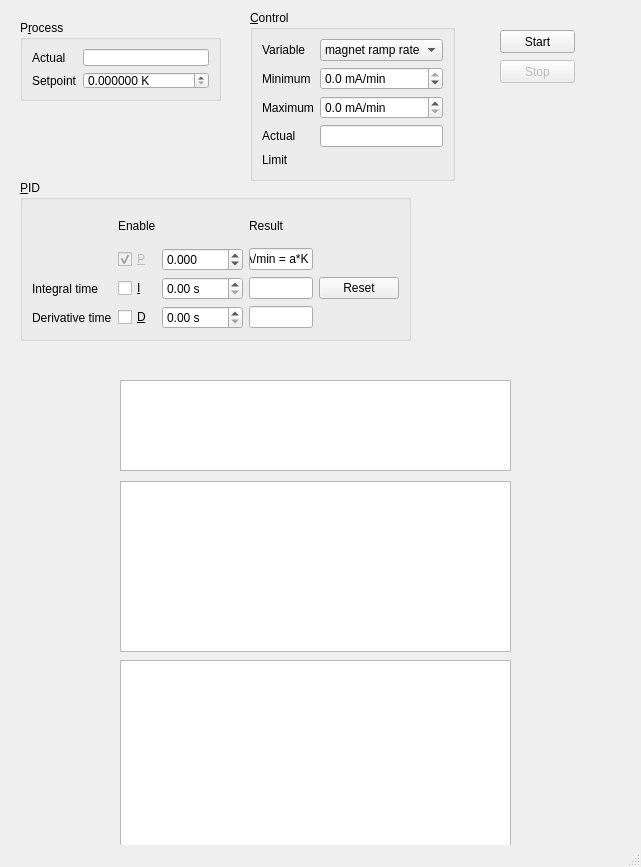
<?xml version="1.0" encoding="UTF-8"?>
<ui version="4.0">
 <class>MainWindow</class>
 <widget class="QMainWindow" name="MainWindow">
  <property name="geometry">
   <rect>
    <x>0</x>
    <y>0</y>
    <width>641</width>
    <height>867</height>
   </rect>
  </property>
  <property name="windowTitle">
   <string>PID Heater</string>
  </property>
  <widget class="QWidget" name="centralwidget">
   <widget class="QGroupBox" name="groupBox">
    <property name="geometry">
     <rect>
      <x>20</x>
      <y>180</y>
      <width>391</width>
      <height>161</height>
     </rect>
    </property>
    <property name="title">
     <string>&amp;PID</string>
    </property>
    <layout class="QHBoxLayout" name="horizontalLayout_3">
     <item>
      <layout class="QGridLayout" name="gridLayout_3">
       <item row="3" column="3">
        <widget class="FloatIndicator" name="dIndicator"/>
       </item>
       <item row="2" column="3">
        <widget class="FloatIndicator" name="iIndicator"/>
       </item>
       <item row="1" column="3">
        <widget class="FloatIndicator" name="totalIndicator">
         <property name="text">
          <string>mA/min = a*K</string>
         </property>
        </widget>
       </item>
       <item row="0" column="1">
        <widget class="QLabel" name="label_3">
         <property name="text">
          <string>Enable</string>
         </property>
        </widget>
       </item>
       <item row="0" column="3">
        <widget class="QLabel" name="label_4">
         <property name="text">
          <string>Result</string>
         </property>
        </widget>
       </item>
       <item row="1" column="2">
        <widget class="SilentDoubleSpinBox" name="pSb">
         <property name="accelerated">
          <bool>true</bool>
         </property>
         <property name="keyboardTracking">
          <bool>false</bool>
         </property>
         <property name="decimals">
          <number>3</number>
         </property>
         <property name="minimum">
          <double>-1000.000000000000000</double>
         </property>
         <property name="maximum">
          <double>1000.000000000000000</double>
         </property>
         <property name="singleStep">
          <double>0.001000000000000</double>
         </property>
        </widget>
       </item>
       <item row="2" column="1">
        <widget class="QCheckBox" name="iCb">
         <property name="text">
          <string>&amp;I</string>
         </property>
        </widget>
       </item>
       <item row="1" column="1">
        <widget class="QCheckBox" name="pCb">
         <property name="enabled">
          <bool>false</bool>
         </property>
         <property name="text">
          <string>&amp;P</string>
         </property>
         <property name="checkable">
          <bool>true</bool>
         </property>
         <property name="checked">
          <bool>true</bool>
         </property>
        </widget>
       </item>
       <item row="2" column="4">
        <widget class="QPushButton" name="iResetPb">
         <property name="text">
          <string>Reset</string>
         </property>
        </widget>
       </item>
       <item row="3" column="2">
        <widget class="QDoubleSpinBox" name="dSb">
         <property name="accelerated">
          <bool>true</bool>
         </property>
         <property name="keyboardTracking">
          <bool>false</bool>
         </property>
         <property name="suffix">
          <string> s</string>
         </property>
         <property name="decimals">
          <number>2</number>
         </property>
         <property name="maximum">
          <double>1000.000000000000000</double>
         </property>
         <property name="singleStep">
          <double>0.010000000000000</double>
         </property>
        </widget>
       </item>
       <item row="3" column="1">
        <widget class="QCheckBox" name="dCb">
         <property name="text">
          <string>&amp;D</string>
         </property>
        </widget>
       </item>
       <item row="2" column="2">
        <widget class="QDoubleSpinBox" name="iSb">
         <property name="accelerated">
          <bool>true</bool>
         </property>
         <property name="keyboardTracking">
          <bool>false</bool>
         </property>
         <property name="suffix">
          <string> s</string>
         </property>
         <property name="decimals">
          <number>2</number>
         </property>
         <property name="maximum">
          <double>1000.000000000000000</double>
         </property>
         <property name="singleStep">
          <double>0.010000000000000</double>
         </property>
        </widget>
       </item>
       <item row="2" column="0">
        <widget class="QLabel" name="label_5">
         <property name="text">
          <string>Integral time</string>
         </property>
        </widget>
       </item>
       <item row="3" column="0">
        <widget class="QLabel" name="label_11">
         <property name="text">
          <string>Derivative time</string>
         </property>
        </widget>
       </item>
      </layout>
     </item>
    </layout>
   </widget>
   <widget class="PlotWidget" name="pidPlot">
    <property name="geometry">
     <rect>
      <x>120</x>
      <y>481</y>
      <width>391</width>
      <height>171</height>
     </rect>
    </property>
   </widget>
   <widget class="PlotWidget" name="pvPlot">
    <property name="geometry">
     <rect>
      <x>120</x>
      <y>660</y>
      <width>391</width>
      <height>192</height>
     </rect>
    </property>
   </widget>
   <widget class="QPushButton" name="startPb">
    <property name="geometry">
     <rect>
      <x>500</x>
      <y>30</y>
      <width>75</width>
      <height>23</height>
     </rect>
    </property>
    <property name="text">
     <string>Start</string>
    </property>
   </widget>
   <widget class="QPushButton" name="stopPb">
    <property name="enabled">
     <bool>false</bool>
    </property>
    <property name="geometry">
     <rect>
      <x>500</x>
      <y>60</y>
      <width>75</width>
      <height>23</height>
     </rect>
    </property>
    <property name="text">
     <string>Stop</string>
    </property>
   </widget>
   <widget class="PlotWidget" name="errorPlot">
    <property name="geometry">
     <rect>
      <x>120</x>
      <y>380</y>
      <width>391</width>
      <height>91</height>
     </rect>
    </property>
   </widget>
   <widget class="QGroupBox" name="groupBox_2">
    <property name="geometry">
     <rect>
      <x>20</x>
      <y>20</y>
      <width>201</width>
      <height>81</height>
     </rect>
    </property>
    <property name="title">
     <string>P&amp;rocess</string>
    </property>
    <layout class="QHBoxLayout" name="horizontalLayout">
     <item>
      <layout class="QFormLayout" name="formLayout">
       <item row="0" column="0">
        <widget class="QLabel" name="label_2">
         <property name="text">
          <string>Actual</string>
         </property>
        </widget>
       </item>
       <item row="0" column="1">
        <widget class="TemperatureIndicator" name="pvIndicator"/>
       </item>
       <item row="1" column="0">
        <widget class="QLabel" name="label">
         <property name="text">
          <string>Setpoint</string>
         </property>
         <property name="buddy">
          <cstring>setpointSb</cstring>
         </property>
        </widget>
       </item>
       <item row="1" column="1">
        <widget class="ScientificDoubleSpinBox" name="setpointSb">
         <property name="accelerated">
          <bool>true</bool>
         </property>
         <property name="keyboardTracking">
          <bool>false</bool>
         </property>
         <property name="suffix">
          <string> K</string>
         </property>
         <property name="decimals">
          <number>6</number>
         </property>
         <property name="maximum">
          <double>10.000000000000000</double>
         </property>
         <property name="singleStep">
          <double>0.000001000000000</double>
         </property>
         <property name="value">
          <double>0.000000000000000</double>
         </property>
        </widget>
       </item>
      </layout>
     </item>
    </layout>
   </widget>
   <widget class="QGroupBox" name="groupBox_3">
    <property name="geometry">
     <rect>
      <x>250</x>
      <y>10</y>
      <width>205</width>
      <height>171</height>
     </rect>
    </property>
    <property name="title">
     <string>&amp;Control</string>
    </property>
    <layout class="QHBoxLayout" name="horizontalLayout_2">
     <item>
      <layout class="QFormLayout" name="formLayout_2">
       <item row="0" column="0">
        <widget class="QLabel" name="label_7">
         <property name="text">
          <string>Variable</string>
         </property>
        </widget>
       </item>
       <item row="0" column="1">
        <widget class="QComboBox" name="controlVariableCombo">
         <item>
          <property name="text">
           <string>magnet ramp rate</string>
          </property>
         </item>
        </widget>
       </item>
       <item row="1" column="0">
        <widget class="QLabel" name="label_6">
         <property name="text">
          <string>Minimum</string>
         </property>
        </widget>
       </item>
       <item row="1" column="1">
        <widget class="NonSIDoubleSpinBox" name="controlMinSb">
         <property name="accelerated">
          <bool>true</bool>
         </property>
         <property name="keyboardTracking">
          <bool>false</bool>
         </property>
         <property name="suffix">
          <string> mA/min</string>
         </property>
         <property name="decimals">
          <number>1</number>
         </property>
         <property name="minimum">
          <double>-100.000000000000000</double>
         </property>
         <property name="maximum">
          <double>0.000000000000000</double>
         </property>
         <property name="singleStep">
          <double>0.100000000000000</double>
         </property>
        </widget>
       </item>
       <item row="2" column="0">
        <widget class="QLabel" name="label_8">
         <property name="text">
          <string>Maximum</string>
         </property>
        </widget>
       </item>
       <item row="2" column="1">
        <widget class="QDoubleSpinBox" name="controlMaxSb">
         <property name="accelerated">
          <bool>false</bool>
         </property>
         <property name="keyboardTracking">
          <bool>false</bool>
         </property>
         <property name="suffix">
          <string> mA/min</string>
         </property>
         <property name="decimals">
          <number>1</number>
         </property>
         <property name="maximum">
          <double>100.000000000000000</double>
         </property>
         <property name="singleStep">
          <double>0.100000000000000</double>
         </property>
        </widget>
       </item>
       <item row="3" column="0">
        <widget class="QLabel" name="label_9">
         <property name="text">
          <string>Actual</string>
         </property>
        </widget>
       </item>
       <item row="3" column="1">
        <widget class="FloatIndicator" name="controlIndicator"/>
       </item>
       <item row="4" column="0">
        <widget class="QLabel" name="label_10">
         <property name="text">
          <string>Limit</string>
         </property>
        </widget>
       </item>
      </layout>
     </item>
    </layout>
   </widget>
  </widget>
  <widget class="QMenuBar" name="menubar">
   <property name="geometry">
    <rect>
     <x>0</x>
     <y>0</y>
     <width>641</width>
     <height>21</height>
    </rect>
   </property>
  </widget>
  <widget class="QStatusBar" name="statusbar"/>
 </widget>
 <customwidgets>
  <customwidget>
   <class>PlotWidget</class>
   <extends>QGraphicsView</extends>
   <header>pyqtgraph</header>
  </customwidget>
  <customwidget>
   <class>SilentDoubleSpinBox</class>
   <extends>QDoubleSpinBox</extends>
   <header>SilentWidgets</header>
  </customwidget>
  <customwidget>
   <class>TemperatureIndicator</class>
   <extends>QLineEdit</extends>
   <header>LabWidgets</header>
  </customwidget>
  <customwidget>
   <class>ScientificDoubleSpinBox</class>
   <extends>QDoubleSpinBox</extends>
   <header>LabWidgets</header>
  </customwidget>
  <customwidget>
   <class>FloatIndicator</class>
   <extends>QLineEdit</extends>
   <header>LabWidgets</header>
  </customwidget>
  <customwidget>
   <class>NonSIDoubleSpinBox</class>
   <extends>QDoubleSpinBox</extends>
   <header>Labwidgets</header>
  </customwidget>
 </customwidgets>
 <tabstops>
  <tabstop>pCb</tabstop>
  <tabstop>pSb</tabstop>
  <tabstop>iCb</tabstop>
  <tabstop>iSb</tabstop>
  <tabstop>iResetPb</tabstop>
  <tabstop>dCb</tabstop>
  <tabstop>dSb</tabstop>
 </tabstops>
 <resources/>
 <connections/>
</ui>
